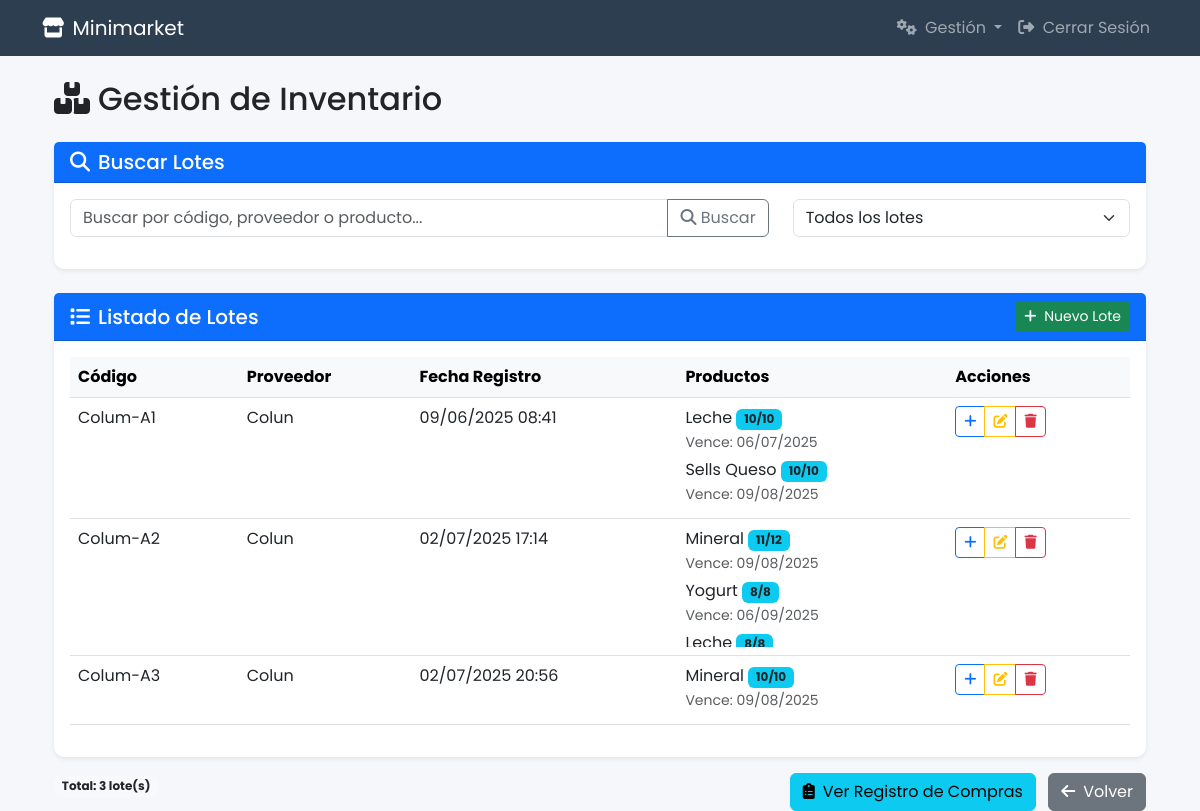
The page /gestionar-inventario/ (signed in) on the database as committed earlier.
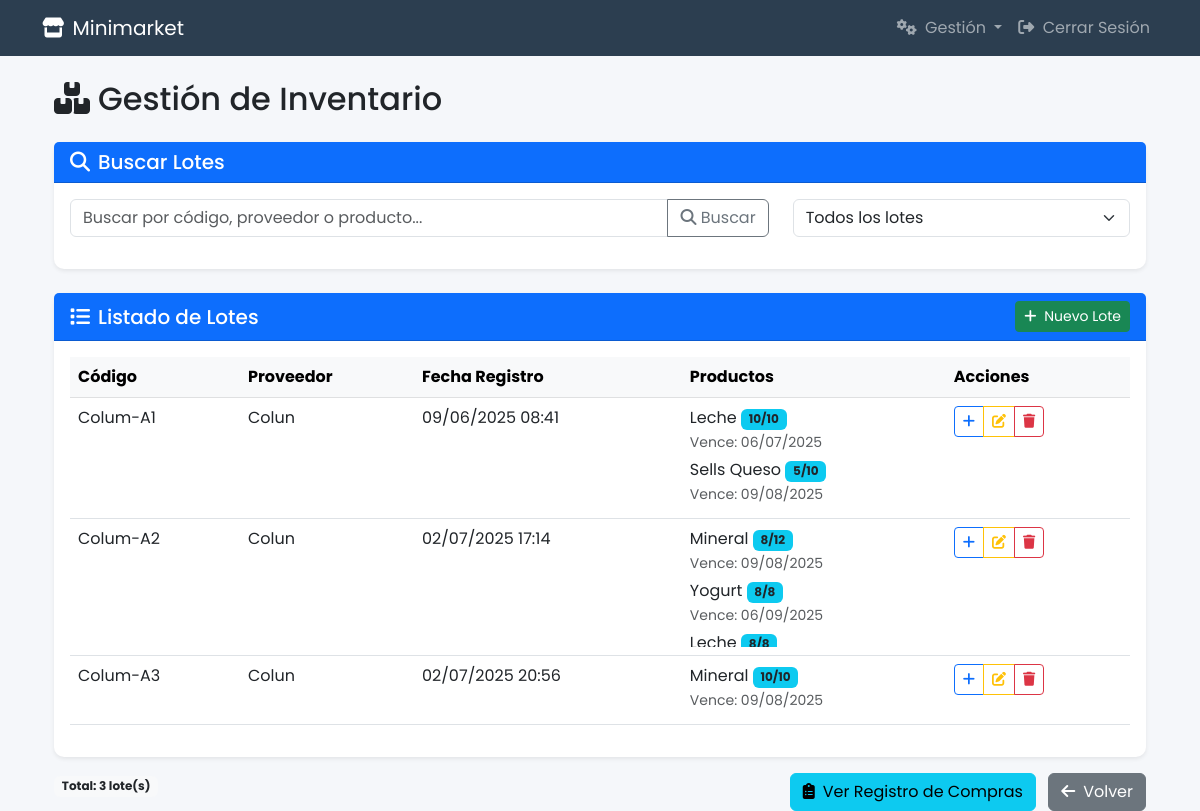
The same page on the database as committed later.
### Tienda/models.py (models this page shows, shortened)
class LoteProducto(models.Model):
    lote = models.ForeignKey(Lote, on_delete=models.CASCADE, related_name='productos_relacionados')
    producto = models.ForeignKey(Producto, on_delete=models.CASCADE, related_name='lotes_asociados')
    fecha_vencimiento = models.DateField(null=True, blank=True)
    cantidad_inicial = models.PositiveIntegerField(default=1)
    cantidad_disponible = models.PositiveIntegerField(default=1)
    class Meta:
        unique_together = ('lote', 'producto')  # Evitar duplicados
        verbose_name = 'Relación Lote-Producto'
        verbose_name_plural = 'Relaciones Lote-Producto'

class Producto(models.Model):
    nombre = models.CharField(max_length=100)
    codigo_barras = models.PositiveIntegerField(default=0)
    stock = models.PositiveIntegerField(default=0)
    precio = models.PositiveIntegerField(default=0)
    costo = models.PositiveIntegerField(default=0)
    minimal_stock = models.PositiveIntegerField(default=0)
    categoria = models.ForeignKey(Categoria, on_delete=models.SET_NULL, null=True, blank=True, related_name='productos')

### Tienda/views/inventory_views.py (the view, shortened to what this page needs)
# urls.py: path('gestionar-inventario/', inventory_views.gestionar_inventario, name='gestionar_inventario'),
@login_required
@user_passes_test(lambda u: u.is_superuser, login_url='home')
def gestionar_inventario(request):
    if not request.session.get('inventory_access_granted', False):
        messages.warning(request, 'Debes verificar tu contraseña para acceder a la gestión de inventario.')
        return redirect('home')
    lotes = Lote.objects.all().order_by('fecha_registro')
    proveedores = Proveedor.objects.all()
    productos = Producto.objects.all()
    lotes = Lote.objects.all().order_by('fecha_registro')
    context = {
        'lotes': lotes,
        'proveedores': proveedores,
        'productos_disponibles': productos,
        'now': timezone.now().date()
    }
    return render(request, 'Tienda/gestionar_inventario.html', context)

### Tienda/templates/Tienda/gestionar_inventario.html (shortened to what the changed rows need)
{% extends 'Tienda/base_layout.html' %}
{% load static %}
{% block content %}
<div class="container mt-4">
    <h2 class="mb-4"><i class="fas fa-boxes me-2"></i>Gestión de Inventario</h2>
    <div class="card border-0 shadow-sm">
        <div class="card-body">
            <div class="table-responsive">
                <table class="table table-hover" id="tabla-lotes">
                    <thead class="table-light">
                        <tr>
                            <th>Código</th>
                            <th>Proveedor</th>
                            <th>Fecha Registro</th>
                            <th>Productos</th>
                            <th>Acciones</th>
                        </tr>
                    </thead>
                    <tbody>
                        {% for lote in lotes %}
                        <tr data-id="{{ lote.id }}" data-codigo="{{ lote.code_lote|lower }}"
                            data-proveedor="{{ lote.proveedor.nombre_proveedor|lower }}"
                            data-proveedor-id="{{ lote.proveedor.id }}"
                            data-fecha="{{ lote.fecha_registro|date:'Y-m-d' }}">
                            <td>{{ lote.code_lote }}</td>
                            <td>{{ lote.proveedor.nombre_proveedor }}</td>
                            <td>{{ lote.fecha_registro|date:"d/m/Y H:i" }}</td>
                            <td>
                                {% if lote.productos_relacionados.exists %}
                                <div style="max-height: 120px; overflow-y: auto;">
                                    {% for lp in lote.productos_relacionados.all %}
                                    <div class="mb-1">
                                        {{ lp.producto.nombre }}
                                        <span class="badge bg-info text-dark">{{ lp.cantidad_disponible }}/{{ lp.cantidad_inicial }}</span>
                                        {% if lp.fecha_vencimiento %}
                                        <br>
                                        <small class="text-muted {% if lp.fecha_vencimiento < now %}text-danger{% endif %}">
                                            Vence: {{ lp.fecha_vencimiento|date:"d/m/Y" }}
                                        </small>
                                        {% endif %}
                                    </div>
                                    {% endfor %}
                                </div>
                                {% else %}
                                <span class="text-muted">Sin productos</span>
                                {% endif %}
                            </td>
                            <td>
                                <div class="btn-group btn-group-sm" role="group">
                                    <button class="btn btn-outline-primary btn-asignar"
                                            data-bs-toggle="modal"
                                            data-bs-target="#asignarProductosModal"
                                            data-lote-id="{{ lote.id }}"
                                            data-lote-code="{{ lote.code_lote }}">
                                        <i class="fas fa-plus"></i>
                                    </button>
                                    <button class="btn btn-outline-warning btn-editar"
                                            data-bs-toggle="modal"
                                            data-bs-target="#editarLoteModal"
                                            data-lote-id="{{ lote.id }}">
                                        <i class="fas fa-edit"></i>
                                    </button>
                                    <button class="btn btn-outline-danger btn-eliminar"
                                            data-bs-toggle="modal"
                                            data-bs-target="#confirmarEliminarModal"
                                            data-lote-id="{{ lote.id }}"
                                            data-lote-code="{{ lote.code_lote }}">
                                        <i class="fas fa-trash"></i>
                                    </button>
                                </div>
                            </td>
                        </tr>
                        {% empty %}
                        <tr id="no-resultados">
                            <td colspan="5" class="text-center py-4">No hay lotes registrados</td>
                        </tr>
                        {% endfor %}
                    </tbody>
                </table>
            </div>
        </div>
    </div>
</div>
{% endblock %}

Rows that differ between the two databases and show on the page:
changed LoteProducto "Sells Queso": cantidad_disponible "10" → "5"
changed LoteProducto (number 3 of 6 on the later page): cantidad_disponible "11" → "8"
